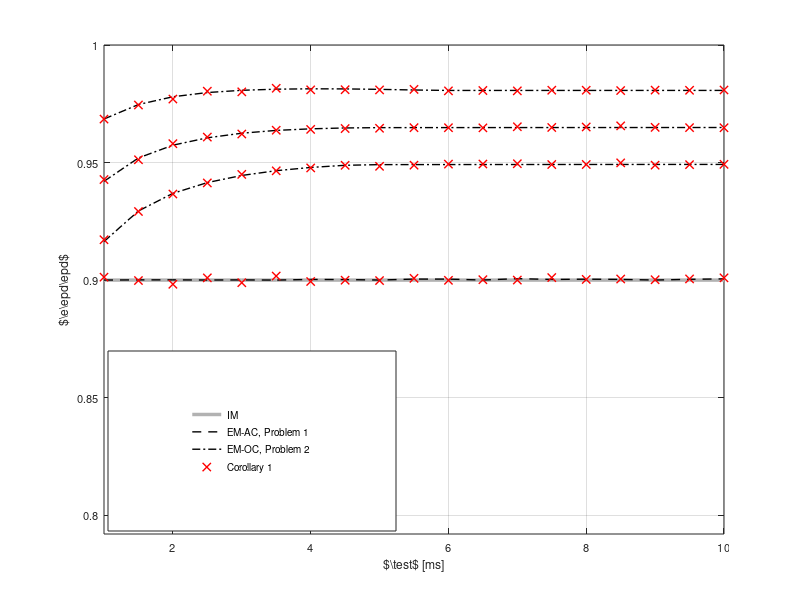

Recreate this plot in MATLAB. (Note: this script raises an error after producing the figure.)
%%%%%%%%%%%%%%%%%%%%%%%%%%%%%%%%%%%%%%%%%%%%%%%%%%%%%%%%%%%%%%%%%%%%%%%%%%%
%                                                      
%
%                                
%        Description: This m-file considers the Throughput-Sesning time 
%        tradeoff with SNR estimation for the AWGN channel. In this m-script  
%        the short term analysis is investigted that is, considering invidual 
%        frame. Hence, the SNR is considered constant for the time interval 
%        (tau_est + tau_sen). 
%
%        Clearly the recieved power is distributed according to non central
%        chi-2 distribution, which can be approximated as Gaussian 
%        distribution for large sample count (This again needs an analysis, 
%        on how good is the approximation is?)
%        
%        The theortical analysis is performed to investigate the influence of 
%        SNR on the optimum throughput for different cases 
%           - Ideal case, when SNR is known at the ST (i)
%           - Average Constarint
%           - Outage Constraint   
%
%        Created on: 11.03.15
%        Last modified: 11.03.15
%        Revision History: 11.03.15 --> File generated   
%  
%%%%%%%%%%%%%%%%%%%%%%%%%%%%%%%%%%%%%%%%%%%%%%%%%%%%%%%%%%%%%%%%%%%%%%%%%%%

clear all;
close all;
clc;

warning off;

sim = 00;                                 % Enable( = 1) to perform simulation, theoretical analysis
th = 00;                                  % disable ( = 0) to plot curves, data is read from a file
                                          % Theoretical anaylsis is also included of simulation as
                                          % numerical integration is involved
%%%%%%%%%%%%%%%%%%%%%%%%%%%%%%%%%%%%%%%%%%%%%%%%%%%%%%%%%%%%%%%%%%%%%%%%%%%
%   Parameters
%%%%%%%%%%%%%%%%%%%%%%%%%%%%%%%%%%%%%%%%%%%%%%%%%%%%%%%%%%%%%%%%%%%%%%%%%%%
P_s = 10^(-10/10);                        % Power transmitted by PR, the SNR received at ST 
P_p = 10.^([-10]/10);                     % Power transmitted by ST, the SNR received at SR 
                                          % varried using this parameter
noise_power = 10^(-100/10);               % noise power -100 dBm
f_s = 1e6;                                % 1 MHz one band
K = 0.1 * f_s;                            % K = Total number of samples in a frame = T * f_s, T = 100 ms WRAN standard
alpha_p_1 = 10^(-100/10);                 % True Path loss between ST and PR   
alpha_p_2 = 10^(-100/10);                 % True Path loss between PR and SR   
alpha_s = 10^(-080/10);                   % True Path loss between ST and SR 
P_H0 = 0.8;                               % Probability of Hypothesis 0
P_d_d = 0.90;                             % Constraint on Probability of detection P_d
mu = 0.05;                                % Outage Probability on probability of detection
num_test_points = 10000;                  % Test points for evaluating threshold 

%% Flags -- The flags below can be used to enable and thereby investigate individual cases 
Adjacent = 1;
Outage = 1;
    
%%%%%%%%%%%%%%%%%%%%%%%%%%%%%%%%%%%%%%%%%%%%%%%%%%%%%%%%%%%%%%%%%%%%%%%%%%%
%   Theoretical analysis
%%%%%%%%%%%%%%%%%%%%%%%%%%%%%%%%%%%%%%%%%%%%%%%%%%%%%%%%%%%%%%%%%%%%%%%%%%%
if th
   %% Theoretical parameters
    N_est_th = 100:100:10000;             % -10 dB     % N_est_th = number of samples used for estimation = tau * f_s 

    N_sen_th = 50:50:25000;               % -10 dB     % N = includes the time in samples, for the ideal case their is no
                                                       % estimation time hence sensing time = N_sen_th and the throughput will 
                                                       % attain a nonzero value. For the accurate, the energy walls sensing 
                                                       % time begin after the estimation of the rcvd energy is performed.
                                                       % N_sen_ni_th = N_sen_th - N_est
    
    % For storing intermediate values of probability of false alarm
    P_f_id_temp = zeros(1, length(N_sen_th));                 
    P_f_ac_temp = zeros(1, length(N_sen_th));                
    P_f_oc_temp = zeros(1, length(N_sen_th));                

    % For storing intermediate values of probability of detection
    P_d_id_temp = zeros(1, length(N_sen_th));                 
    P_d_ac_temp = zeros(1, length(N_sen_th));                 
    P_d_oc_temp = zeros(1, length(N_sen_th));                 

    P_f_id_th = zeros(length(P_p), length(N_est_th));   % Probability of false alarm at ST for the ideal case
    P_f_ac_th = zeros(length(P_p), length(N_est_th));   % Probability of false alarm at ST due to accurate estimation of threshold
    P_f_oc_th = zeros(length(P_p), length(N_est_th));   % Probability of false alarm at ST due to inaccurate estimation of threshold

    P_d_id_th = zeros(length(P_p), length(N_est_th));   % Probability of detection at ST for the ideal case
    P_d_ac_th = zeros(length(P_p), length(N_est_th));   % Probability of detection at ST due to accurate estimation of threshold
    P_d_oc_th = zeros(length(P_p), length(N_est_th));   % Probability of detection at ST due to inaccurate estimation of threshold
    
    
    R_id_th = zeros(1, length(N_sen_th));               % Throughput at SR ideal case
    R_ac_th = zeros(1, length(N_sen_th));               % Throughput at SR with accurate estimation
    R_oc_th = zeros(1, length(N_sen_th));               % Throughput at SR with upper limit of the energy wall
    
    R_id_opt_th = zeros(length(P_p), length(N_est_th)); % Throughput at SR ideal case
    R_ac_opt_th = zeros(length(P_p), length(N_est_th)); % Throughput at SR with accurate estimation
    R_oc_opt_th = zeros(length(P_p), length(N_est_th)); % Throughput at SR with upper limit of the energy wall
    
    for i = 1:length(P_p) 
        
        disp(strcat('P_p(i) = ',num2str(P_p(i))));
        
        [C_0, C_1] = calc_capacities(alpha_p_2 * P_p(i) / noise_power,... 
            alpha_s * P_s / noise_power,....
            noise_power);                               % Capacities at SR, with and without intereference from PT  
         
        
        % Accurarte energy  
        Acc_energy = (noise_power + alpha_p_1 * P_p(i));    
        for j=1:length(N_est_th)
            disp(strcat('N_est = ',num2str(N_est_th(j))));
            N_est_th_tmp = N_est_th(j);
            R_ac_th = zeros(1,length(N_sen_th));
            R_oc_th = zeros(1,length(N_sen_th));
            parfor k=1:length(N_sen_th)
               epsilon_id_th = 0;
               epsilon_ac_th = 0;
               epsilon_oc_th = 0;
               %disp(strcat('N_sen_th = ',num2str(N_sen_th(k))));

               %% Determining the performance meteric R for all the different cases
               %% Ideal         
               %% Threshold  
                epsilon_id_th = 2 * Acc_energy/N_sen_th(k) *...
                gammaincinv(P_d_d, N_sen_th(k)/2, 'upper');               

               %% Probability of false alarm and probability of dectection
                P_f_id_temp(k) = gammainc( N_sen_th(k) * epsilon_id_th/(2 * noise_power),N_sen_th(k)/2, 'upper');        
                P_d_id_temp(k) =  P_d_d;


               %% Expected Rate
                R_id_th(k)  = (K - N_sen_th(k))/K * (P_H0 * (1 -  P_f_id_temp(k)) * C_0 +...
                    (1 - P_H0) * (1 - P_d_id_temp(k)) * C_1);  

                if N_sen_th(k) > N_est_th_tmp

                   N_sen_ni_th = N_sen_th(k);% - N_est_th(j);
                   %% Adjacent case
                   if Adjacent
                       %% Threshold  
                       test_points = linspace(epsilon_id_th, 0.1 * epsilon_id_th, num_test_points);
                       Exp_P_d_ac = zeros(1,num_test_points);
                       for l=1:num_test_points
                            func_exp_P_d = @(t) gammainc( N_sen_ni_th/2 * test_points(l) ./ t, N_sen_ni_th/2, 'upper') *...
                            N_est_th(j)/Acc_energy .* exp(-N_est_th(j)/2 * log(2) - gammaln(N_est_th(j)/2)  +...
                            (N_est_th(j)/2 - 1) * log(N_est_th(j) * t/Acc_energy) +...
                            (-t * N_est_th(j)/(2 * Acc_energy)));                    
                            Exp_P_d_ac(l) =  integral(func_exp_P_d, 0, test_points(l) * 100);
                            if Exp_P_d_ac(l) >= P_d_d
                                epsilon_ac_th = test_points(l);
                                %% Expected P_d 
                                P_d_ac_temp(k) = Exp_P_d_ac(l);
                                break;
                            else
                                epsilon_ac_th = test_points(l); 
                            end
                       end    
                       
                       %% Probability of false alarm and probability of dectection
                       P_f_ac_temp(k) = gammainc( N_sen_ni_th * epsilon_ac_th/...
                       (2 * noise_power), N_sen_ni_th/2, 'upper');                               
                       
                       %% Expected Rate
                       R_ac_th(k) = (K - N_sen_th(k))/K * (P_H0 * (1 -  P_f_ac_temp(k)) * C_0 +...
                           (1 - P_H0) * (1 - P_d_ac_temp(k)) * C_1); 
                   end

                    %% Outage case
                    if Outage
                        %% Threshold  
                        epsilon_oc_th = 4 * Acc_energy * gammaincinv(1 - mu, N_est_th(j)/2, 'upper') * ...
                            gammaincinv(P_d_d, N_sen_ni_th/2, 'upper') / (N_est_th(j) * N_sen_ni_th);            

                        %% Probability of false alarm and expected probability of dectection
                        P_f_oc_temp(k) = gammainc( N_sen_ni_th * epsilon_oc_th/...
                            (2 * noise_power), N_sen_ni_th/2, 'upper');     

                        func_exp_P_d = @(t) gammainc( N_sen_ni_th/2 * epsilon_oc_th ./ t, N_sen_ni_th/2, 'upper') *...
                            N_est_th(j)/Acc_energy .* exp(-N_est_th(j)/2 * log(2) - gammaln(N_est_th(j)/2)  +...
                            (N_est_th(j)/2 - 1) * log(N_est_th(j) * t/Acc_energy) +...
                            (-t * N_est_th(j)/(2 * Acc_energy)));
                        P_d_oc_temp(k) =  integral(func_exp_P_d, 0, epsilon_oc_th * 100);
                        
 
                        %% Expected Rate
                        R_oc_th(k) = (K - N_sen_th(k))/K * (P_H0 * (1 -  P_f_oc_temp(k)) * C_0 +...
                        (1 - P_H0) * (1 - P_d_oc_temp(k)) * C_1);
                    end
                end            
            end

            % The probability of detecttion and probability of false alarm at optimum sensing time
            % ideal model
            [temp_id index_id] = max(R_id_th);
            R_id_opt_th(i,j) = temp_id;
            P_f_id_th(i,j) = P_f_id_temp(index_id);
            P_d_id_th(i,j) = P_d_id_temp(index_id);

            % average constraint case
            [temp_ac index_ac] = max(R_ac_th);
            R_ac_opt_th(i,j) = temp_ac;
            P_f_ac_th(i,j) = P_f_ac_temp(index_ac);
            P_d_ac_th(i,j) = P_d_ac_temp(index_ac);

            % outage constraint case
            [temp_oc index_oc] = max(R_oc_th);
            R_oc_opt_th(i,j) = temp_oc;
            P_f_oc_th(i,j) = P_f_oc_temp(index_oc);
            P_d_oc_th(i,j) = P_d_oc_temp(index_oc);

            disp(strcat('ID: N_sen_th(index_id) = ',num2str(N_sen_th(index_id)))); 
            disp(strcat('P_f_id_th(i,j) = ',num2str(P_f_id_th(i,j)))); 
            disp(strcat('P_d_id_th(i,j) = ',num2str(P_d_id_th(i,j)))); 
            disp(strcat('R_id_opt_th(i,j) = ',num2str(R_id_opt_th(i,j)))); 
            
            disp(strcat('AC: N_sen_th(index_ac) = ',num2str(N_sen_th(index_ac)))); 
            disp(strcat('P_f_ac_th(i,j) = ',num2str(P_f_ac_th(i,j)))); 
            disp(strcat('P_d_ac_th(i,j) = ',num2str(P_d_ac_th(i,j)))); 
            disp(strcat('R_ac_opt_th(i,j) = ',num2str(R_ac_opt_th(i,j)))); 
            
            disp(strcat('OC: N_sen_th(index_oc) = ',num2str(N_sen_th(index_oc)))); 
            disp(strcat('P_f_oc_th(i,j) = ',num2str(P_f_oc_th(i,j)))); 
            disp(strcat('P_d_oc_th(i,j) = ',num2str(P_d_oc_th(i,j)))); 
            disp(strcat('R_oc_opt_th(i,j) = ',num2str(R_oc_opt_th(i,j)))); 
            save('results_opt_thr_P_d_P_f_vs_est_time_diff_SNR_wo_nu_m10_mu05_oc_th2.mat');
        end
    end
    %quit;
end

if 1
    %%%%%%%%%%%%%%%%%%%%%%%%%%%%%%%%%%%%%%%%%%%%%%%%%%%%%%%%%%%%%%%%%%%%%%%%%%%
    %   Plot curves theoretical analysis --  Proability of detection vs est
    %   time
    %%%%%%%%%%%%%%%%%%%%%%%%%%%%%%%%%%%%%%%%%%%%%%%%%%%%%%%%%%%%%%%%%%%%%%%%%%%
    load('results_opt_thr_P_d_P_f_vs_est_time_diff_SNR_wo_nu_m10_mu05_oc_th2.mat');
    
    %% ac, oc, mu = 0.05    
    Fontsize = 8;
    diff = 5;
    pts = [10:diff:length(P_d_id_th(1,:)), length(P_d_id_th(1,:))];
    figure(1);
    grey=[0.7,0.7,0.7];
    h1 = plot(N_est_th(pts) * 1e-3, P_d_id_th(1,pts), 'Color', grey, 'LineWidth', 2.5);
    hold on, 
    h2  = plot(N_est_th(pts) * 1e-3, P_d_ac_th(1,pts),'k--', 'LineWidth', 1);
    hold on,
    h3 = plot(N_est_th(pts) * 1e-3, P_d_oc_th(1,pts),'k-.', 'LineWidth', 1);
    
    %% oc, mu = 0.10 
    if 1
        load('results_opt_thr_P_d_P_f_vs_est_time_diff_SNR_wo_nu_m10_mu10_oc_th2.mat');

        hold on,
        plot(N_est_th(pts) * 1e-3, P_d_oc_th(1,pts),'k-.', 'LineWidth', 1);
    end
    
    %% oc, mu = 0.15 
    if 1
        load('results_opt_thr_P_d_P_f_vs_est_time_diff_SNR_wo_nu_m10_mu15_oc_th2.mat');

        hold on,
        plot(N_est_th(pts) * 1e-3, P_d_oc_th(1,pts),'k-.', 'LineWidth', 1);
    end
    
    %%%%%%%%%%%%%%%%%%%%%%%%%%%%%%%%%%%%%%%%%%%%%%%%%%%%%%%%%%%%%%%%%%%%%%%%%%%
    %   Second Approach Plot curves simulation analysis --  Optimum throughput vs est time    
    %%%%%%%%%%%%%%%%%%%%%%%%%%%%%%%%%%%%%%%%%%%%%%%%%%%%%%%%%%%%%%%%%%%%%%%%%%%
    load('results_opt_thr_P_d_P_f_vs_est_time_diff_SNR_wo_nu_m10_mu05_oc_sim2_app2.mat');

    %% ac, oc, mu = 0.05   
    scale = 1:1:length(N_est_sim);
    if 1
        hold on,
        h4 = plot(N_est_sim(scale) * 1e-3, P_d_ac_sim(1,scale),'rx', 'LineWidth', 1);         
    end
    hold on,
    plot(N_est_sim(scale) * 1e-3, P_d_oc_sim(1,(scale)),'rx', 'LineWidth', 1);  

    %% mu = 0.10 
    if 1
        load('results_opt_thr_P_d_P_f_vs_est_time_diff_SNR_wo_nu_m10_mu10_oc_sim2_app2.mat');

        hold on,
        plot(N_est_sim(scale) * 1e-3, P_d_oc_sim(1,(scale)),'rx', 'LineWidth', 1);  
    end
    
    %% mu = 0.15
    if 1
        load('results_opt_thr_P_d_P_f_vs_est_time_diff_SNR_wo_nu_m10_mu15_oc_sim2_app2.mat');

        hold on,
        plot(N_est_sim(scale) * 1e-3, P_d_oc_sim(1,(scale)),'rx', 'LineWidth', 1);  
    end

   
    %%%%%%%%%%%%%%%%%%%%%%%%%%%%%%%%%%%%%%%%%%%%%%%%%%%%%%%%%%%%%%%%%%%%%%%%%%%
    %   Plot curves cosmetic makeover
    %%%%%%%%%%%%%%%%%%%%%%%%%%%%%%%%%%%%%%%%%%%%%%%%%%%%%%%%%%%%%%%%%%%%%%%%%%%

    grid on;
    axis([min(N_est_th((pts))) * 1e-3 max(N_est_th((pts))) * 1e-3 min(P_d_id_th(1,(pts))) * 0.88  1.00]);
    ylabel('$\e{\epd}{\epd}$','FontSize',Fontsize);
    xlabel('$\test$ [ms]','FontSize',Fontsize);
    %hl = legend('$\pd$', '$\pdac$', '$\pdoc$');
    %set(hl, 'position',[0.758 0.118 0.09 0.23]);
    hl = legend([h1 h2 h3 h4],{'IM', 'EM-AC, Problem 1', 'EM-OC, Problem 2','Corollary 1'});
    
    set(hl, 'position',[0.135 0.115 0.36 0.3]);
    set(gca,'FontSize',Fontsize);
    laprint(1, '../figures/fig_P_d_vs_est_time_diff_mu_AWGN', 'options', 'factory', 'width', 8, 'scalefonts',...
        'on', 'factor',0.5, 'keepfontprops', 'on');
end

if 1
    %%%%%%%%%%%%%%%%%%%%%%%%%%%%%%%%%%%%%%%%%%%%%%%%%%%%%%%%%%%%%%%%%%%%%%%%%%%
    %   Plot curves theoretical analysis --  Proability of false alarm vs est
    %   time
    %%%%%%%%%%%%%%%%%%%%%%%%%%%%%%%%%%%%%%%%%%%%%%%%%%%%%%%%%%%%%%%%%%%%%%%%%%%
    
    %% ac, oc, mu = 0.05    
    load('results_opt_thr_P_d_P_f_vs_est_time_diff_SNR_wo_nu_m10_mu05_oc_th2.mat');    
    Fontsize = 8;
    figure(2);
    diff1 = 5;
    pts1 = [10:diff1:length(P_f_id_th(1,:)), length(P_f_id_th(1,:))]
    diff2 = 10;
    pts2 = [7:diff1:length(P_f_id_th(1,:)), length(P_f_id_th(1,:))];
    
    grey=[0.7,0.7,0.7];
    h1 = semilogy(N_est_th(pts1) * 1e-3, P_f_id_th(1,pts1),'Color',grey, 'LineWidth', 2);
    hold on,
    h2 = semilogy(N_est_th(pts2) * 1e-3, P_f_ac_th(1,pts2),'k--', 'LineWidth', 1);
    hold on,
    h3 = semilogy(N_est_th(pts1) * 1e-3, P_f_oc_th(1,pts1),'k-.', 'LineWidth', 1);    
    axis([min(N_est_th(pts1)) * 1e-3 max(N_est_th(pts1))* 1e-3...
        1e-4 * .5 1e-1 * 2]);
    
    %% oc, mu = 0.10 
    if 1
        load('results_opt_thr_P_d_P_f_vs_est_time_diff_SNR_wo_nu_m10_mu10_oc_th2.mat');

        hold on,
        semilogy(N_est_th(pts1) * 1e-3, P_f_oc_th(1,pts1),'k-.', 'LineWidth', 1);           
    end
    
    %% oc, mu = 0.15 
    if 1
        load('results_opt_thr_P_d_P_f_vs_est_time_diff_SNR_wo_nu_m10_mu15_oc_th2.mat');

        hold on,
        semilogy(N_est_th(pts1) * 1e-3, P_f_oc_th(1,pts1),'k-.', 'LineWidth', 1); 
    end
    
    %%%%%%%%%%%%%%%%%%%%%%%%%%%%%%%%%%%%%%%%%%%%%%%%%%%%%%%%%%%%%%%%%%%%%%%%%%%
    %   Second Approach Plot curves simulation analysis --  Optimum throughput vs est time    
    %%%%%%%%%%%%%%%%%%%%%%%%%%%%%%%%%%%%%%%%%%%%%%%%%%%%%%%%%%%%%%%%%%%%%%%%%%%
    load('results_opt_thr_P_d_P_f_vs_est_time_diff_SNR_wo_nu_m10_mu05_oc_sim2_app2.mat');

    %% ac, oc, mu = 0.05   
    scale = 1:1:length(N_est_sim);
    if 1
        hold on,
        h4 = semilogy(N_est_sim(scale) * 1e-3, P_f_ac_sim(1,scale),'rx', 'LineWidth', 1);         
    end
    hold on,
    h5 = semilogy(N_est_sim(scale) * 1e-3, P_f_oc_sim(1,(scale)),'rx', 'LineWidth', 1);  

    %% mu = 0.10 
    if 1
        load('results_opt_thr_P_d_P_f_vs_est_time_diff_SNR_wo_nu_m10_mu10_oc_sim2_app2.mat');

        hold on,
        semilogy(N_est_sim(scale) * 1e-3, P_f_oc_sim(1,(scale)),'rx', 'LineWidth', 1);  
    end
    
    %% mu = 0.15
    if 1
        load('results_opt_thr_P_d_P_f_vs_est_time_diff_SNR_wo_nu_m10_mu15_oc_sim2_app2.mat');

        hold on,
        semilogy(N_est_sim(scale) * 1e-3, P_f_oc_sim(1,(scale)),'rx', 'LineWidth', 1);  
    end
    %%%%%%%%%%%%%%%%%%%%%%%%%%%%%%%%%%%%%%%%%%%%%%%%%%%%%%%%%%%%%%%%%%%%%%%%%%%
    %   Plot curves cosmetic makeover
    %%%%%%%%%%%%%%%%%%%%%%%%%%%%%%%%%%%%%%%%%%%%%%%%%%%%%%%%%%%%%%%%%%%%%%%%%%%

    grid on;

    ylabel('$\pfa$','FontSize',Fontsize);
    xlabel('$\test$ = [ms]','FontSize',Fontsize);
    %hl = legend('$\pfa$', '$\pfaac$', '$\pfaoc$');
    %set(hl, 'position',[0.752 0.685 0.09 0.23]);
    hl = legend([h1 h2 h3 h4],'IM', 'EM-AC, Problem 1', 'EM-OC, Problem 2','Corollary 1');
    set(hl, 'position',[0.135 0.115 0.36 0.3]);
    set(gca,'FontSize',Fontsize);
    laprint(2, '../figures/fig_P_f_vs_est_time_diff_mu_AWGN', 'options', 'factory', 'width', 8, 'scalefonts',...
        'on', 'factor',0.5, 'keepfontprops', 'on');
end

if 1
    %%%%%%%%%%%%%%%%%%%%%%%%%%%%%%%%%%%%%%%%%%%%%%%%%%%%%%%%%%%%%%%%%%%%%%%%%%%
    %   Plot curves theoretical analysis --  Optimum throughput vs est time    
    %%%%%%%%%%%%%%%%%%%%%%%%%%%%%%%%%%%%%%%%%%%%%%%%%%%%%%%%%%%%%%%%%%%%%%%%%%%
    load('results_opt_thr_P_d_P_f_vs_est_time_diff_SNR_wo_nu_m10_mu05_oc_th2.mat');

    %% ac, oc, mu = 0.05   
    Fontsize = 8;
    figure(3);
    scale = 10:length(N_est_th);
    h1  = plot(N_est_th(scale) * 1e-3, R_id_opt_th(1,(scale)),'c-','LineWidth', 2);
    hold on,
    h2 = plot(N_est_th(scale) * 1e-3, R_ac_opt_th(1,(scale)),'-', 'LineWidth', 1);
    hold on,
    h3 = plot(N_est_th(scale) * 1e-3, R_oc_opt_th(1,(scale)),'--', 'LineWidth', 1);
    
    
    [temp index] = max(R_ac_opt_th);
    R_ac_opt_sen_opt_est = R_ac_opt_th(1,index);
    N_ac_opt_est = N_est_th(index);

    [temp index] = max(R_oc_opt_th);
    R_oc_opt_sen_opt_est = R_oc_opt_th(1,index);
    N_oc_opt_est = N_est_th(index);
    
    
    hold on,
    plot(N_ac_opt_est * 1e-3, R_ac_opt_sen_opt_est, 'rs', 'LineWidth',1, 'HandleVisibility','off');
    hold on,
    h4 = plot(N_oc_opt_est * 1e-3, R_oc_opt_sen_opt_est, 'rs', 'LineWidth',1);
    
    grid on;
    axis([min(N_est_th(scale) * 1e-3) max(N_est_th(scale) * 1e-3) min(R_oc_opt_th(1,(scale))) max(R_id_opt_th(1,(scale))) * 1.02]);
    
    
    %% mu = 0.10 
    if 1
        load('results_opt_thr_P_d_P_f_vs_est_time_diff_SNR_wo_nu_m10_mu10_oc_th2.mat');

        hold on,
        plot(N_est_th(scale) * 1e-3, R_oc_opt_th(1,(scale)),'--', 'LineWidth', 1, 'HandleVisibility','off');

        [temp index] = max(R_oc_opt_th);
        R_oc_opt_sen_opt_est = R_oc_opt_th(1,index);
        N_oc_opt_est = N_est_th(index);
        hold on,
        plot(N_oc_opt_est * 1e-3, R_oc_opt_sen_opt_est, 'rs', 'LineWidth',1, 'HandleVisibility','off');
    end
    
    %% mu = 0.15
    if 1
        load('results_opt_thr_P_d_P_f_vs_est_time_diff_SNR_wo_nu_m10_mu15_oc_th2.mat');

        hold on,
        plot(N_est_th(scale) * 1e-3, R_oc_opt_th(1,(scale)),'--', 'LineWidth', 1);

        [temp index] = max(R_oc_opt_th);
        R_oc_opt_sen_opt_est = R_oc_opt_th(1,index);
        N_oc_opt_est = N_est_th(index);
        hold on,
        plot(N_oc_opt_est * 1e-3, R_oc_opt_sen_opt_est, 'rs', 'LineWidth',1);
    end
    
    %%%%%%%%%%%%%%%%%%%%%%%%%%%%%%%%%%%%%%%%%%%%%%%%%%%%%%%%%%%%%%%%%%%%%%%%%%%
    %   Second Approach Plot curves simulation analysis --  Optimum throughput vs est time    
    %%%%%%%%%%%%%%%%%%%%%%%%%%%%%%%%%%%%%%%%%%%%%%%%%%%%%%%%%%%%%%%%%%%%%%%%%%%
    load('results_opt_thr_P_d_P_f_vs_est_time_diff_SNR_wo_nu_m10_mu05_oc_sim2_app2.mat');

    %% ac, oc, mu = 0.05   
    scale = 1:1:length(N_est_sim);
    if 1
        hold on,
        h5 = plot(N_est_sim(scale) * 1e-3, R_ac_opt_sim(1,(scale)),'kx', 'LineWidth', 1);
    end
    hold on,
    h6 = plot(N_est_sim(scale) * 1e-3, R_oc_opt_sim(1,(scale)),'kx', 'LineWidth', 1);  

    
    %% mu = 0.10 
    if 1
        load('results_opt_thr_P_d_P_f_vs_est_time_diff_SNR_wo_nu_m10_mu10_oc_sim2_app2.mat');

        hold on,
        plot(N_est_sim(scale) * 1e-3, R_oc_opt_sim(1,(scale)),'kx', 'LineWidth', 1);
    end
    
    %% mu = 0.15
    if 1
        load('results_opt_thr_P_d_P_f_vs_est_time_diff_SNR_wo_nu_m10_mu15_oc_sim2_app2.mat');

        hold on,
        plot(N_est_sim(scale) * 1e-3, R_oc_opt_sim(1,(scale)),'kx', 'LineWidth', 1);
    end
    
    
    %%%%%%%%%%%%%%%%%%%%%%%%%%%%%%%%%%%%%%%%%%%%%%%%%%%%%%%%%%%%%%%%%%%%%%%%%%%
    %   Plot curves cosmetic makeover
    %%%%%%%%%%%%%%%%%%%%%%%%%%%%%%%%%%%%%%%%%%%%%%%%%%%%%%%%%%%%%%%%%%%%%%%%%%%

    ylabel('$\trs(\test,\ttsen)$ [bits/sec/Hz]','FontSize',Fontsize);
    xlabel('$\test$ [ms]','FontSize',Fontsize);
    %hl = legend('$\trs$', '$\trsac$', '$\trsoc$','$\ttest$');
    %set(hl, 'position',[0.725 0.12 0.15 0.28]);
    hl = legend([h1 h2 h3 h5 h4], 'IM', 'EM-AC, Problem 1', 'EM-OC, Problem 2','Corollary 1', '$\trs(\ttest,\ttsen)$');
    set(hl, 'position',[0.58 0.12 0.32 0.35]);
    set(gca,'FontSize',Fontsize);
    laprint(3, '../figures/fig_opt_thr_vs_est_time_diff_mu_AWGN', 'options', 'factory', 'width', 8, 'scalefonts',...
        'on', 'factor',0.5, 'keepfontprops', 'on');
end
